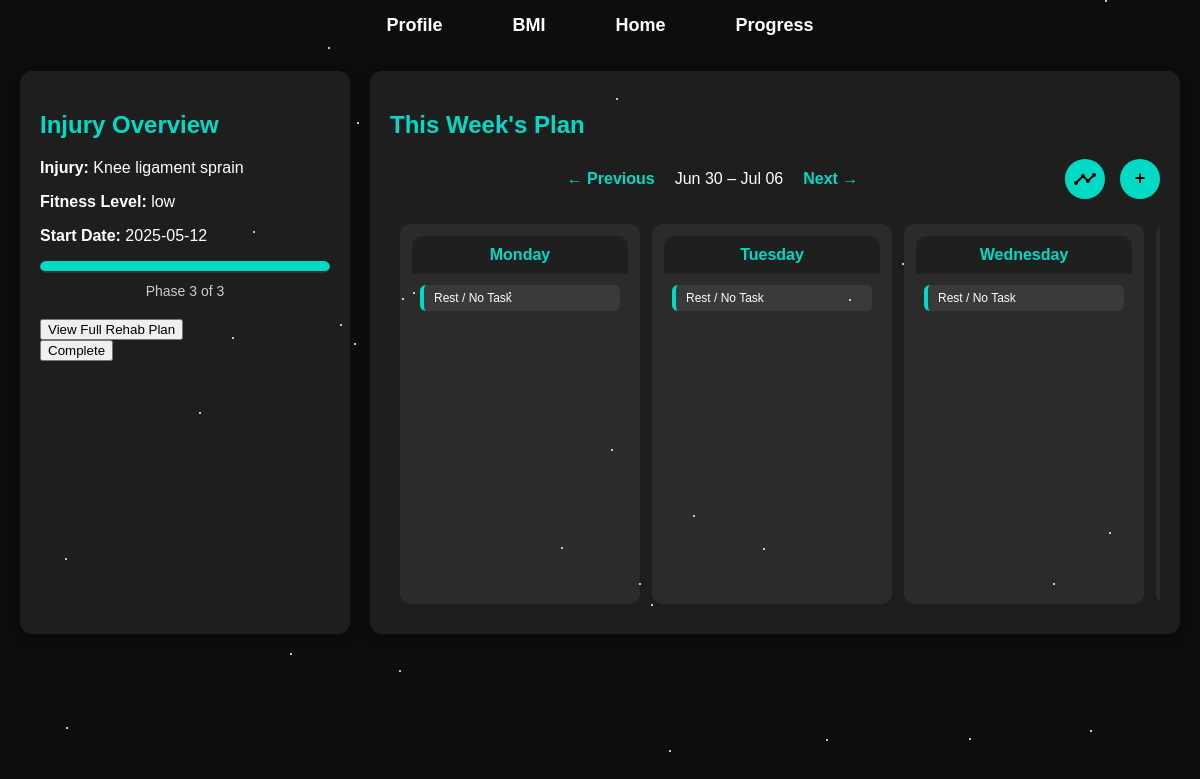
The app's page /home (signed in), older data.
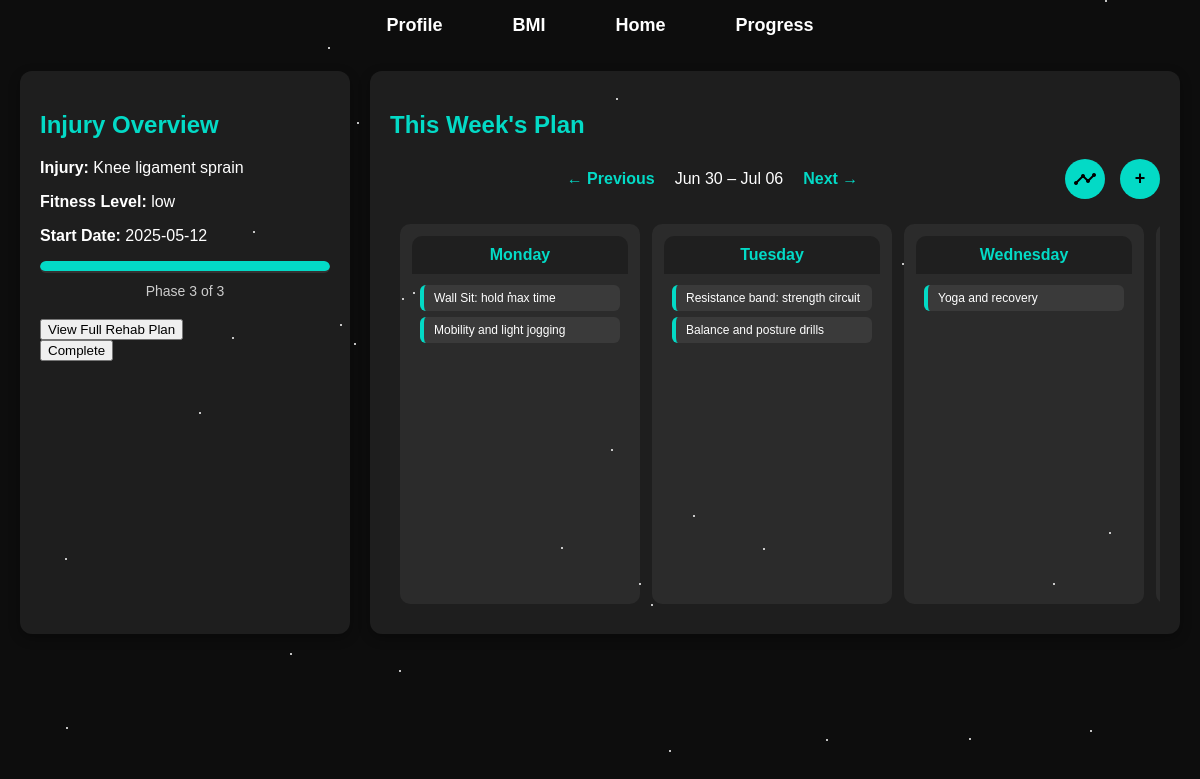
The same page, newer data.
### tables this page shows
CREATE TABLE user_events (
            id INTEGER PRIMARY KEY AUTOINCREMENT,
            user_id INTEGER NOT NULL,
            title TEXT NOT NULL,
            date TEXT NOT NULL, completed INTEGER DEFAULT 0, start DATETIME, end DATETIME, repeat_type TEXT,
            FOREIGN KEY (user_id) REFERENCES users(id)
        );

### app.py (the view)
@app.route("/home")
def home():
    user_id = session.get('user_id')
    if not user_id:
        return redirect(url_for('auth.login'))
    user_injury = get_user_injury(user_id)
    if not user_injury:
        return render_template("home_page.html",
                               injuries=get_distinct_injury_types(),
                               user_injury=None)
    injury_type, fitness_level, doctor_confirmed, rehab_start_date = user_injury
    rehab_start = datetime.strptime(rehab_start_date, "%Y-%m-%d").date()
    today = datetime.today().date()
    week_offset = request.args.get("week_offset", 0, type=int)
    monday = today - timedelta(days=today.weekday()) + timedelta(weeks=week_offset)
    week_dates = [monday + timedelta(days=i) for i in range(7)]
    week_range = f"{week_dates[0].strftime('%b %d')} – {week_dates[-1].strftime('%b %d')}"
    current_date = datetime.today().strftime('%Y-%m-%d')
    with connect_user_db() as conn:
        cursor = conn.cursor()
        cursor.execute('''
            SELECT title, completed
            FROM user_events
            WHERE user_id = ? AND date = ?
        ''', (user_id, today.strftime('%Y-%m-%d')))
        today_tasks = [{"title": row[0], "completed": bool(row[1])} for row in cursor.fetchall()]
        week = []
        for date in week_dates:
            cursor.execute('''
                SELECT id, title, start, end, completed
                FROM user_events
                WHERE user_id = ? AND date = ?
            ''', (user_id, date.strftime('%Y-%m-%d')))
            events = [{
                "id": row[0],
                "title": row[1],
                "start": row[2],
                "end": row[3],
                "completed": bool(row[4])
            } for row in cursor.fetchall()]
            week.append({
                "name": date.strftime("%A"),
                "date": date.strftime("%Y-%m-%d"),
                "events": events
            })
    current_phase, _, total_phases = get_current_rehab_phase(user_id)
    progress_percent = round((current_phase / total_phases) * 100, 1) if current_phase and total_phases else 0
    return render_template("home_page.html",
                           injury_type=injury_type,
                           fitness_level=fitness_level,
                           rehab_start_date=rehab_start_date,
                           current_phase=current_phase,
                           total_phases=total_phases,
                           progress_percent=progress_percent,
                           today_tasks=today_tasks,
                           week=week,
                           week_range=week_range,
                           week_offset=week_offset,
                           user_injury=user_injury,
                           current_date=current_date)

### database.py (called while the page is built)
def create_connection_injuries():
    return sqlite3.connect(DB_PATH_INJURIES)

def connect_user_db():
    return sqlite3.connect('instance/users.db')

def get_user_injury(user_id):
    with create_connection_injuries() as conn:
        cursor = conn.cursor()
        cursor.execute('''
            SELECT injury_type, fitness_level, doctor_confirmed, rehab_start_date
            FROM user_injuries
            WHERE user_id = ?
        ''', (user_id,))
        result = cursor.fetchone()
        if result:
            injury_type = result[0].strip() if result[0] else None
            fitness_level = result[1].strip() if result[1] else None
            return injury_type, fitness_level, result[2], result[3]
        return None

### templates/home_page.html (shortened to what this page needs)
<!DOCTYPE html>
<html lang="en">
<head>
    <link rel="stylesheet" href="{{ url_for('static', filename='css/home_page.css') }}">
</head>
<body>
<nav class="menu">
    <ul>
        <li><a href="/profile">Profile</a></li>
        <li><a href="/bmi">BMI</a></li>
        <li><a href="/home">Home</a></li>
        <li><a href="/progress">Progress</a></li>
    </ul>
</nav>
{% if user_injury %}
<main class="main-container">
    <section class="todays-plan">
        <h2>Injury Overview</h2>
        <p><strong>Injury:</strong> {{ user_injury[0] }}</p>
        <p><strong>Fitness Level:</strong> {{ fitness_level }}</p>
        <p><strong>Start Date:</strong> {{ rehab_start_date }}</p>
        <div class="progress-bar">
            <div class="progress" id="progress-bar" data-current-phase="{{ current_phase }}" data-total-phases="{{ total_phases }}"></div>
        </div>
        <div class="phase-indicator">
            <span>Phase {{ current_phase if current_phase else 'N/A' }} of {{ total_phases if total_phases else 'N/A' }}</span>
        </div>
        <div class="rehab-actions">
            <form action="{{ url_for('show_recommendations') }}" method="GET">
                <button type="submit" class="recommendation-btn">View Full Rehab Plan</button>
            </form>
            <form action="{{ url_for('complete_rehab') }}" method="POST">
                <button type="submit" class="complete-btn">Complete</button>
            </form>
        </div>
    </section>
    <section class="weekly-calendar">
        <h2>This Week's Plan</h2>
        <div class="calendar-nav">
            <div class="calendar-nav-links">
            {% if week_offset is defined %}
                <a href="{{ url_for('home', week_offset=week_offset - 1) }}">← Previous</a>
                <span class="week-range">{{ week_range }}</span>
                <a href="{{ url_for('home', week_offset=week_offset + 1) }}">Next →</a>
            {% else %}
                <span class="week-range">{{ week_range }}</span>
            {% endif %}
        </div>
            <div class="calendar-nav-buttons">
                <button id="log-progress-btn" class="circle-btn">
                    <span class="material-icons">timeline</span>
                </button>
                <button id="add-event-btn" class="green-btn">+</button>
            </div>
        </div>
        <div class="week-grid">
            {% for day in week %}
            <div class="day-column{% if day.date|string == current_date %} today{% endif %}">
                <div class="day-header">{{ day.name }}</div>
                <div class="day-body">
                    {% if day.events %}
                        {% for event in day.events %}
                        <div class="event {% if event.completed %}completed{% endif %}"
                            data-id="{{ event.id }}"
                            data-title="{{ event.title }}"
                            data-start="{{ event.start }}"
                            data-end="{{ event.end }}"
                            data-completed="{{ event.completed | string | lower }}"
                            onclick="openEventModal(this)">
                        {% if event.completed %}
                            <span class="checkmark">✓</span> {{ event.title }}
                        {% else %}
                            {{ event.title }}
                        {% endif %}
                        </div>
                        {% endfor %}
                    {% else %}
                        <div class="event">Rest / No Task</div>
                    {% endif %}
                </div>
            </div>
            {% endfor %}
        </div>
    </section>
</main>
{% endif %}
<link href='https://cdn.jsdelivr.net/npm/fullcalendar@5.11.0/main.min.css' rel='stylesheet' />
</body>
</html>

### static/css/home_page.css (style rules this page uses)
html, body { height: auto; overflow-y: auto; }
body { font-family: Arial, sans-serif; background: #0d0d0d; color: #ffffff; margin: 0; padding: 0; }
.menu { background-color: #0d0d0d; padding: 15px 0; box-shadow: none; }
.menu ul { list-style-type: none; padding: 0; margin: 0; display: flex; justify-content: center; }
.menu ul li { margin: 0 20px; }
.menu ul li a { text-decoration: none; color: #ffffff; font-size: 18px; font-weight: bold; padding: 10px 15px; border-radius: 5px; position: relative; transition: color 0.3s ease-in-out; }
.menu ul li a::after { content: ""; display: block; height: 2px; width: 0; background: #03dac6; transition: width 0.3s ease-in-out; position: absolute; left: 0; bottom: -3px; }
.todays-plan { flex: 0 0 25%; background: #1e1e1e; padding: 20px; border-radius: 12px; box-shadow: 0 4px 12px rgba(0,0,0,0.3); }
.main-container { display: flex; flex-direction: row; padding: 20px; gap: 20px; }
h2, h3, h4 { color: #03dac6; }
.progress-bar { background-color: #333; border-radius: 10px; height: 12px; width: 100%; overflow: hidden; margin: 10px 0; }
.progress { background-color: #03dac6; height: 10px; border-radius: 5px; transition: width 0.5s ease; }
.phase-indicator { text-align: center; font-size: 14px; margin-bottom: 20px; color: #ccc; }
ul { list-style: none; padding-left: 0; }
li { margin-bottom: 8px; font-size: 15px; }
.weekly-calendar { flex: 1; overflow-x: hidden; background: #1e1e1e; padding: 20px; border-radius: 12px; box-shadow: 0 4px 12px rgba(0,0,0,0.3); }
.calendar-nav { display: flex; justify-content: space-between; align-items: center; gap: 20px; margin-bottom: 15px; width: 100%; }
.calendar-nav-links { display: flex; align-items: center; gap: 10px; flex-grow: 1; justify-content: center; }
.calendar-nav-buttons { display: flex; align-items: center; margin-left: 10px; }
#add-event-btn { width: auto; }
.calendar-nav a { color: #03dac6; font-weight: bold; text-decoration: none; padding: 5px 10px; border-radius: 5px; transition: background 0.3s; }
.rehab-actions button { position: relative; z-index: 10; }
.week-range { font-size: 16px; color: white; }
.week-grid { display: flex; overflow-x: auto; overflow-y: hidden; scroll-snap-type: x mandatory; -webkit-overflow-scrolling: touch; gap: 12px; padding: 10px; margin: 0 auto; max-width: 100%; scroll-padding: 10px; scrollbar-width: none; }
.day-column { flex: 0 0 240px; scroll-snap-align: start; background: #2b2b2b; border-radius: 10px; display: flex; flex-direction: column; height: 380px; padding: 12px; box-sizing: border-box; transition: transform 0.2s ease; }
.day-header { font-weight: bold; text-align: center; padding: 10px 0; background: #1f1f1f; color: #03dac6; border-top-left-radius: 10px; border-top-right-radius: 10px; }
.day-body { padding: 5px 8px; overflow-y: auto; flex-grow: 1; }
.event { background: #3a3a3a; margin: 6px 0; padding: 6px 10px; border-radius: 6px; font-size: 12px; border-left: 4px solid #03dac6; }
.green-btn { background-color: #03dac6; color: #000; padding: 10px 16px; border: none; border-radius: 6px; font-weight: bold; margin-top: 15px; cursor: pointer; width: 100%; }
#add-event-btn, .circle-btn { background-color: #03dac6; color: black; font-weight: bold; border: none; border-radius: 50%; cursor: pointer; font-size: 18px; display: flex; justify-content: center; align-items: center; width: 40px; height: 40px; }
#add-event-btn { padding: 0; margin-top: 0; }
.circle-btn { padding: 0; }
.calendar-nav-buttons { display: flex; align-items: center; gap: 15px; margin-left: 10px; }

Row changes from the older to the newer data that the page shows:
added user_events: title "Wall Sit: hold max time", shown under "Monday"
added user_events: title "Mobility and light jogging", shown under "Monday"
added user_events: title "Resistance band: strength circuit", shown under "Tuesday"
added user_events: title "Balance and posture drills", shown under "Tuesday"
added user_events: title "Yoga and recovery", shown under "Wednesday"
Text that changed along with them:
list line gone: "Rest / No Task"
